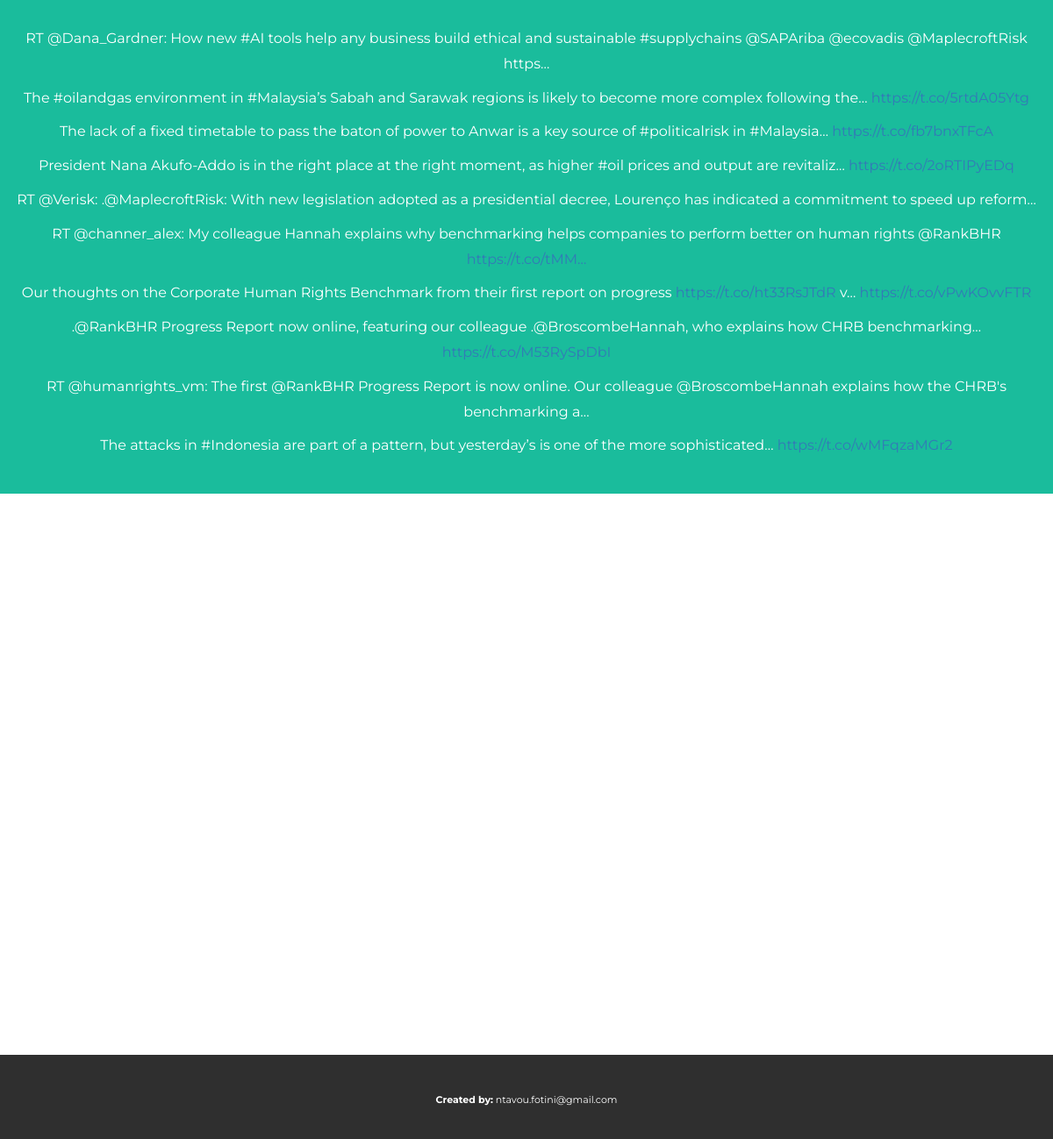
The page / on the database its author committed.
### countries_tweets/models.py (models this page shows, shortened)
class Tweets(models.Model):
    contents = models.TextField(u"Maplecroft Tweet Content", default='no_tweet_available')
    country_lat = models.TextField(u"Country Latitude", default="")
    country_lon = models.TextField(u"Country Longtitude", default="")
    published_at = models.DateTimeField(u"Published At")
    updated_at = models.DateTimeField(u"Last Update", auto_now=True)
    created_at = models.DateTimeField(u"Date", auto_now_add=True)
    objects = TweetManager()
    class Meta:
        verbose_name = 'Maplecroft Tweet'
        verbose_name_plural = 'Maplecroft Tweets'

### countries_tweets/views.py (the view)
# urls.py: url(r'^$', views.index, name='index')
def index(request):
    importer = import_tweets.ImportTweets()
    importer.update_tweets()
    latest_tweets_list = Tweets.objects.order_by("-published_at")[:10]
    template = loader.get_template('tweets.html')
    context = {
        'latest_tweets_list': latest_tweets_list
    }
    return HttpResponse(template.render(context, request))

### templates/tweets.html (shortened to what this page needs)
<!DOCTYPE html>
<html lang="en">
<head>
    <link rel="stylesheet" href="https://maxcdn.bootstrapcdn.com/bootstrap/3.3.7/css/bootstrap.min.css">
    <link rel="stylesheet" type="text/css" href="tweets.css">
</head>
<body>
<div class="container-fluid bg-1 text-center">
    <div class="tweets">
        {% for tweets in latest_tweets_list %}
            <div class="tweet">
                <p>{{ tweets.contents|urlize }}</p>
            </div>
        {% endfor %}
    </div>
</div>
<div id="map"></div>
<footer class="container-fluid bg-4 text-center">
    <p1><b>Created by:</b> ntavou.fotini@gmail.com</p1>
</footer>
</body>
</html>

### templates/tweets.css (style rules this page uses)
body { font: 20px Montserrat, sans-serif; line-height: 1.8; color: #f5f6f7; }
p { font-size: 16px; }
p1 { font-size: 11px; }
.bg-1 { background-color: #1abc9c; color: #ffffff; }
.bg-4 { background-color: #2f2f2f; color: #fff; }
.container-fluid { padding-top: 30px; padding-bottom: 30px; }

### templates/tweets.html (style rules this page uses)
#map { height: 100%; }
html, body { height: 80%; margin: 0; padding: 0; }

### rows shown on the page
Tweets: contents "RT @Dana_Gardner: How new #AI tools help any business build ethical and sustainable #supplychains @SAPAriba @ecovadis @MaplecroftRisk https…"
Tweets: contents "The #oilandgas environment in #Malaysia’s Sabah and Sarawak regions is likely to become more complex following the… https://t.co/5rtdA05Ytg"
Tweets: contents "The lack of a fixed timetable to pass the baton of power to Anwar is a key source of #politicalrisk in #Malaysia… https://t.co/fb7bnxTFcA"
Tweets: contents "President Nana Akufo-Addo is in the right place at the right moment, as higher #oil prices and output are revitaliz… https://t.co/2oRTIPyEDq"
Tweets: contents "RT @Verisk: .@MaplecroftRisk: With new legislation adopted as a presidential decree, Lourenço has indicated a commitment to speed up reform…"
Tweets: contents "RT @channer_alex: My colleague Hannah explains why benchmarking helps companies to perform better on human rights @RankBHR https://t.co/tMM…"
Tweets: contents "Our thoughts on the Corporate Human Rights Benchmark from their first report on progress https://t.co/ht33RsJTdR v… https://t.co/vPwKOvvFTR"
Tweets: contents ".@RankBHR Progress Report now online, featuring our colleague .@BroscombeHannah, who explains how CHRB benchmarking… https://t.co/M53RySpDbI"
Tweets: contents "RT @humanrights_vm: The first @RankBHR Progress Report is now online. Our colleague @BroscombeHannah explains how the CHRB's benchmarking a…"
Tweets: contents "The attacks in #Indonesia are part of a pattern, but yesterday’s is one of the more sophisticated… https://t.co/wMFqzaMGr2"
